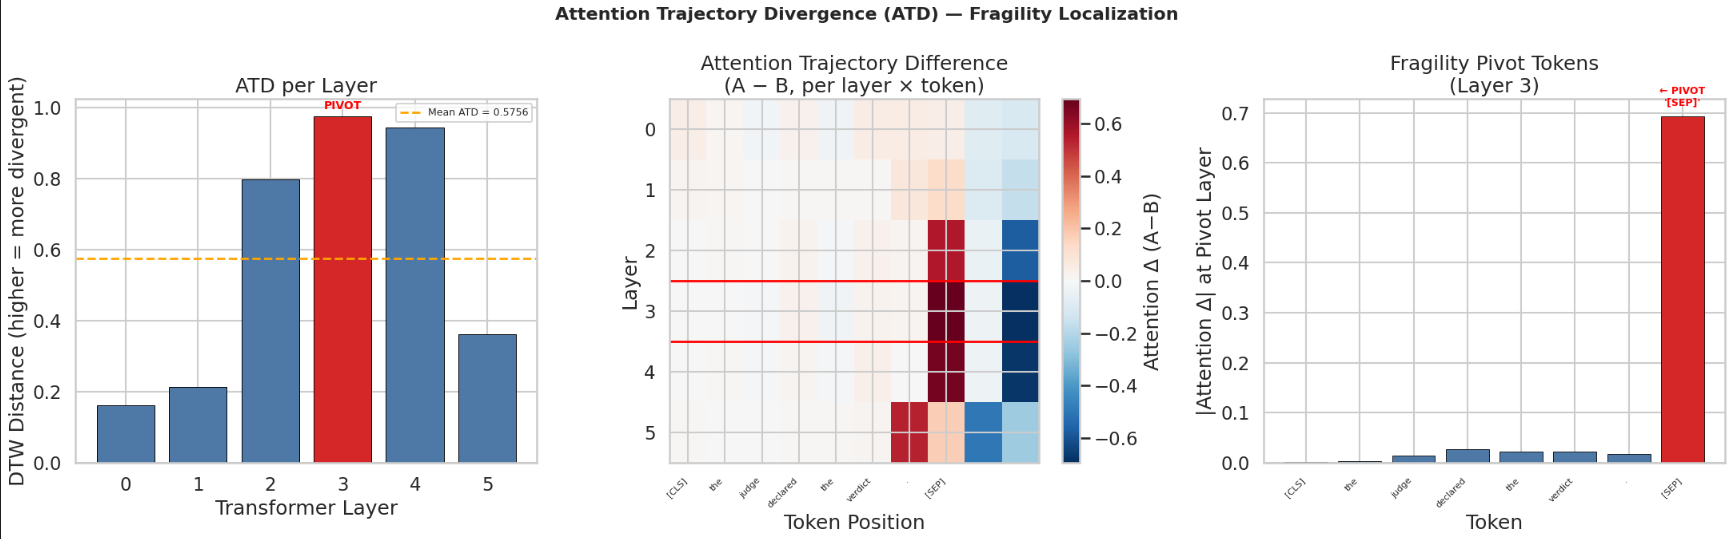

Source code (Python):
# ==========================================
# 10. NOVEL: ATTENTION TRAJECTORY DIVERGENCE (ATD)
# ==========================================
"""
Attention Trajectory Divergence (ATD)
--------------------------------------
Hypothesis:
    When a model processes two semantically identical sentences (a paraphrase pair),
    its internal attention patterns should be similar. When they diverge significantly,
    that divergence IS the fragility — and we can localize it to specific tokens
    and specific layers using Dynamic Time Warping (DTW).

Why this has never been done:
    1. DTW is a temporal alignment metric from speech/gesture processing.
       Nobody has applied it to transformer attention flows across paraphrase pairs.
    2. Prior interpretability work (BERTViz, attention rollout) visualizes attention
       but never *quantifies the temporal divergence* between two inputs.
    3. This produces a "fragility pivot token" — the exact word where the model's
       internal narrative forks — which is actionable and interpretable.

Output:
    - ATD score per layer (scalar)
    - Fragility Pivot Token (the token with highest DTW path cost)
    - Attention Trajectory heatmap showing divergence path
"""

import torch
import numpy as np
import matplotlib.pyplot as plt
import matplotlib.colors as mcolors
import seaborn as sns
from transformers import AutoTokenizer, AutoModel
from scipy.spatial.distance import cosine as cosine_dist

try:
    from dtaidistance import dtw as dtw_lib
    DTW_AVAILABLE = True
except ImportError:
    import subprocess, sys
    subprocess.check_call([sys.executable, "-m", "pip", "install", "dtaidistance", "-q"])
    from dtaidistance import dtw as dtw_lib
    DTW_AVAILABLE = True


# ---- Core ATD Engine ----

class AttentionTrajectoryDivergence:
    """
    Extracts per-layer attention trajectories from a transformer model
    and computes DTW-based divergence between two input sentences.
    """

    def __init__(self, model_name: str = "distilbert-base-uncased"):
        self.model_name = model_name
        self.tokenizer = AutoTokenizer.from_pretrained(model_name)
        self.model = AutoModel.from_pretrained(model_name, output_attentions=True)
        self.model.eval()

    def _get_attention_trajectory(self, text: str):
        """
        Runs a forward pass and extracts the mean attention
        across all heads per layer, per token position.

        Returns:
            tokens         : list of token strings
            trajectory     : np.array of shape (n_layers, seq_len)
                             Each row = mean attention *received* by each token at that layer.
                             This is the "attention narrative" the model tells about the input.
        """
        inputs = self.tokenizer(text, return_tensors="pt", truncation=True, max_length=64)
        with torch.no_grad():
            outputs = self.model(**inputs)

        tokens = self.tokenizer.convert_ids_to_tokens(inputs["input_ids"][0])

        # attentions: tuple of (1, n_heads, seq_len, seq_len) per layer
        # We take the mean over heads, then sum over the "from" axis → attention received per token
        trajectory = []
        for layer_attn in outputs.attentions:
            # layer_attn: (1, heads, seq_len, seq_len)
            mean_heads = layer_attn[0].mean(dim=0)           # (seq_len, seq_len)
            attn_received = mean_heads.sum(dim=0).numpy()    # (seq_len,)  — column sum
            # Normalize to [0,1]
            attn_received = attn_received / (attn_received.sum() + 1e-9)
            trajectory.append(attn_received)

        return tokens, np.array(trajectory)  # (n_layers, seq_len)

    def _align_trajectories(self, traj_a: np.ndarray, traj_b: np.ndarray):
        """
        Aligns two trajectories of potentially different seq_len using zero-padding.
        Returns two arrays of equal shape.
        """
        n_layers = min(traj_a.shape[0], traj_b.shape[0])
        max_len = max(traj_a.shape[1], traj_b.shape[1])

        def pad(arr, target_len):
            pad_width = target_len - arr.shape[1]
            return np.pad(arr, ((0, 0), (0, pad_width)), mode="constant")

        traj_a = pad(traj_a[:n_layers], max_len)
        traj_b = pad(traj_b[:n_layers], max_len)
        return traj_a, traj_b, n_layers

    def compute_atd(self, sentence_a: str, sentence_b: str):
        """
        Full ATD computation pipeline.

        Returns:
            result: dict with
                - atd_per_layer     : DTW distance between A and B's attention at each layer
                - mean_atd          : scalar — the overall ATD score
                - pivot_layer       : layer with highest divergence
                - pivot_token_idx_a : token index in sentence_a driving the divergence
                - pivot_token_a     : the actual pivot token string
                - tokens_a, tokens_b: tokenized forms
                - traj_a, traj_b   : full trajectory arrays for visualization
        """
        tokens_a, traj_a = self._get_attention_trajectory(sentence_a)
        tokens_b, traj_b = self._get_attention_trajectory(sentence_b)

        traj_a, traj_b, n_layers = self._align_trajectories(traj_a, traj_b)

        atd_per_layer = []
        for layer_idx in range(n_layers):
            # DTW distance between the two 1D attention signals at this layer
            dist = dtw_lib.distance_fast(
                traj_a[layer_idx].astype(np.double),
                traj_b[layer_idx].astype(np.double)
            )
            atd_per_layer.append(dist)

        atd_per_layer = np.array(atd_per_layer)
        mean_atd = float(atd_per_layer.mean())
        pivot_layer = int(np.argmax(atd_per_layer))

        # Fragility Pivot Token: token in sentence_a with largest attention
        # difference at the pivot layer
        token_delta = np.abs(traj_a[pivot_layer] - traj_b[pivot_layer])
        pivot_token_idx = int(np.argmax(token_delta[:len(tokens_a)]))
        pivot_token = tokens_a[pivot_token_idx] if pivot_token_idx < len(tokens_a) else "[UNK]"

        return {
            "atd_per_layer":     atd_per_layer,
            "mean_atd":          mean_atd,
            "pivot_layer":       pivot_layer,
            "pivot_token_idx_a": pivot_token_idx,
            "pivot_token":       pivot_token,
            "tokens_a":          tokens_a,
            "tokens_b":          tokens_b,
            "traj_a":            traj_a,
            "traj_b":            traj_b,
            "n_layers":          n_layers,
        }


# ---- Visualization ----

def visualize_atd(result: dict, sentence_a: str, sentence_b: str):
    """
    Three-panel ATD visualization:
        Panel 1: ATD score across layers (where divergence lives)
        Panel 2: Attention trajectory heatmap for A and B side by side
        Panel 3: Token-level divergence at the pivot layer (fragility pivot bar chart)
    """
    sns.set_style("whitegrid")
    sns.set_context("talk")
    fig = plt.figure(figsize=(22, 7))
    fig.suptitle("Attention Trajectory Divergence (ATD) — Fragility Localization",
                 fontsize=16, fontweight="bold")

    # ---- Panel 1: Layer-wise ATD score ----
    ax1 = fig.add_subplot(1, 3, 1)
    layers = np.arange(result["n_layers"])
    bars = ax1.bar(layers, result["atd_per_layer"],
                   color=["#d62728" if i == result["pivot_layer"] else "#4e79a7"
                          for i in layers],
                   edgecolor="black", linewidth=0.7)
    ax1.set_title("ATD per Layer")
    ax1.set_xlabel("Transformer Layer")
    ax1.set_ylabel("DTW Distance (higher = more divergent)")
    ax1.axhline(result["mean_atd"], color="orange", linestyle="--",
                linewidth=2, label=f"Mean ATD = {result['mean_atd']:.4f}")
    ax1.legend(fontsize=9)
    ax1.text(result["pivot_layer"], result["atd_per_layer"][result["pivot_layer"]] * 1.02,
             "PIVOT", ha="center", fontsize=10, color="red", fontweight="bold")

    # ---- Panel 2: Trajectory heatmaps (A vs B) ----
    ax2 = fig.add_subplot(1, 3, 2)
    n_tok = min(result["traj_a"].shape[1], 20)   # cap display at 20 tokens

    diff_map = result["traj_a"][:, :n_tok] - result["traj_b"][:, :n_tok]
    im = ax2.imshow(diff_map, aspect="auto", cmap="RdBu_r", interpolation="nearest",
                    vmin=-np.abs(diff_map).max(), vmax=np.abs(diff_map).max())
    ax2.set_title("Attention Trajectory Difference\n(A − B, per layer × token)")
    ax2.set_xlabel("Token Position")
    ax2.set_ylabel("Layer")

    # Overlay token labels for sentence_a (top 20)
    labels = [t.replace("##", "") for t in result["tokens_a"][:n_tok]]
    ax2.set_xticks(range(len(labels)))
    ax2.set_xticklabels(labels, rotation=45, ha="right", fontsize=8)

    plt.colorbar(im, ax=ax2, label="Attention Δ (A−B)")

    # Highlight pivot layer
    ax2.axhline(result["pivot_layer"] - 0.5, color="red", linewidth=2)
    ax2.axhline(result["pivot_layer"] + 0.5, color="red", linewidth=2)

    # ---- Panel 3: Token-level divergence at pivot layer ----
    ax3 = fig.add_subplot(1, 3, 3)
    pivot_delta = np.abs(
        result["traj_a"][result["pivot_layer"], :n_tok] -
        result["traj_b"][result["pivot_layer"], :n_tok]
    )
    pivot_colors = ["#d62728" if i == result["pivot_token_idx_a"] else "#4e79a7"
                    for i in range(len(labels))]
    ax3.bar(range(len(labels)), pivot_delta[:len(labels)],
            color=pivot_colors, edgecolor="black", linewidth=0.6)
    ax3.set_title(f"Fragility Pivot Tokens\n(Layer {result['pivot_layer']})")
    ax3.set_xlabel("Token")
    ax3.set_ylabel("|Attention Δ| at Pivot Layer")
    ax3.set_xticks(range(len(labels)))
    ax3.set_xticklabels(labels, rotation=45, ha="right", fontsize=8)
    ax3.text(result["pivot_token_idx_a"],
             pivot_delta[result["pivot_token_idx_a"]] * 1.03,
             f"← PIVOT\n'{result['pivot_token']}'",
             ha="center", fontsize=9, color="red", fontweight="bold")

    plt.tight_layout()
    plt.savefig(env.cfg.output_dir / "atd_visualization.png", dpi=150, bbox_inches="tight")
    plt.show()
    print(f"📊 ATD visualization saved.")


def print_atd_report(result: dict, sentence_a: str, sentence_b: str):
    """Prints a clean ATD diagnostic report."""
    print("\n" + "=" * 70)
    print("        ATTENTION TRAJECTORY DIVERGENCE (ATD) REPORT")
    print("=" * 70)
    print(f"  Sentence A : {sentence_a}")
    print(f"  Sentence B : {sentence_b}")
    print("-" * 70)
    print(f"  Mean ATD Score      : {result['mean_atd']:.6f}  (↑ = more fragile)")
    print(f"  Pivot Layer         : Layer {result['pivot_layer']}  (highest divergence layer)")
    print(f"  Fragility Pivot Token : '{result['pivot_token']}'  "
          f"(token position {result['pivot_token_idx_a']})")
    print("-" * 70)
    print("  Layer-wise ATD scores:")
    for i, score in enumerate(result["atd_per_layer"]):
        bar = "█" * int(score * 300)
        marker = " ← PIVOT" if i == result["pivot_layer"] else ""
        print(f"    Layer {i:02d} : {score:.5f}  {bar}{marker}")
    print("=" * 70)


def run_atd_on_stress_pairs(atd_engine: AttentionTrajectoryDivergence,
                             pairs: list = None):
    """
    Runs ATD across multiple paraphrase pairs and ranks them by Mean ATD.
    Shows which linguistic transformation is most internally disruptive.

    Args:
        pairs: list of (sentence_a, sentence_b, category) tuples.
               Defaults to the same stress-test pairs from Cell 8.
    """
    if pairs is None:
        pairs = [
            ("The sudden crash shattered the silence.",
             "The silence was shattered by the sudden crash.",
             "Passive Voice"),
            ("I absolutely refuse to accept this proposal.",
             "This proposal, I absolutely refuse to accept.",
             "Syntactic Fronting"),
            ("The algorithm produces accurate results.",
             "The algorithm, despite being old, produces accurate results.",
             "Distractor Clause"),
            ("The solution is effective.",
             "The solution is not ineffective.",
             "Double Negation"),
            ("The movie was scary.",
             "The film was petrifying.",
             "Lexical Rarity"),
            ("She only eats an apple.",
             "She eats only an apple.",
             "Modifier Placement"),
        ]

    print("\n🔬 Running ATD across stress-test pairs...\n")
    records = []
    for sent_a, sent_b, category in pairs:
        result = atd_engine.compute_atd(sent_a, sent_b)
        records.append({
            "Category":        category,
            "Mean ATD":        round(result["mean_atd"], 5),
            "Pivot Layer":     result["pivot_layer"],
            "Pivot Token":     result["pivot_token"],
            "Sentence A":      sent_a,
            "Sentence B":      sent_b,
            "_result":         result,   # keep for optional deep-dive viz
        })
        print(f"  [{category}]  Mean ATD = {result['mean_atd']:.5f}  |  "
              f"Pivot Layer = {result['pivot_layer']}  |  "
              f"Pivot Token = '{result['pivot_token']}'")

    df_atd = pd.DataFrame(records).sort_values("Mean ATD", ascending=False)

    print("\n📊 ATD RANKING (most → least internally disruptive):")
    print(df_atd[["Category", "Mean ATD", "Pivot Layer", "Pivot Token"]].to_string(index=False))

    # Full visualization for the worst offender
    worst = records[0] if records else None
    if worst:
        print(f"\n🔴 Deep-diving into worst pair: [{worst['Category']}]")
        visualize_atd(worst["_result"], worst["Sentence A"], worst["Sentence B"])
        print_atd_report(worst["_result"], worst["Sentence A"], worst["Sentence B"])

    return df_atd


# ==========================================
# USAGE
# ==========================================

# Initialize ATD engine (uses the base model, not the classifier head,
# so it works even if the classifier models differ)
atd_engine = AttentionTrajectoryDivergence(
    model_name="distilbert-base-uncased"  # swap for roberta-base etc.
)

# Option A: Run on stress-test pairs from Cell 8 (recommended first run)
df_atd_results = run_atd_on_stress_pairs(atd_engine)

# Option B: Deep-dive on a single custom pair
custom_result = atd_engine.compute_atd(
    "The judge declared the verdict.",
    "The verdict was declared by the judge."
)
print_atd_report(custom_result,
                 "The judge declared the verdict.",
                 "The verdict was declared by the judge.")
visualize_atd(custom_result,
              "The judge declared the verdict.",
              "The verdict was declared by the judge.")

# Save ATD rankings
df_atd_results.drop(columns=["_result"]).to_csv(
    env.cfg.output_dir / "atd_rankings.csv", index=False
)
env.logger.info("✅ ATD analysis complete. Rankings saved.")
